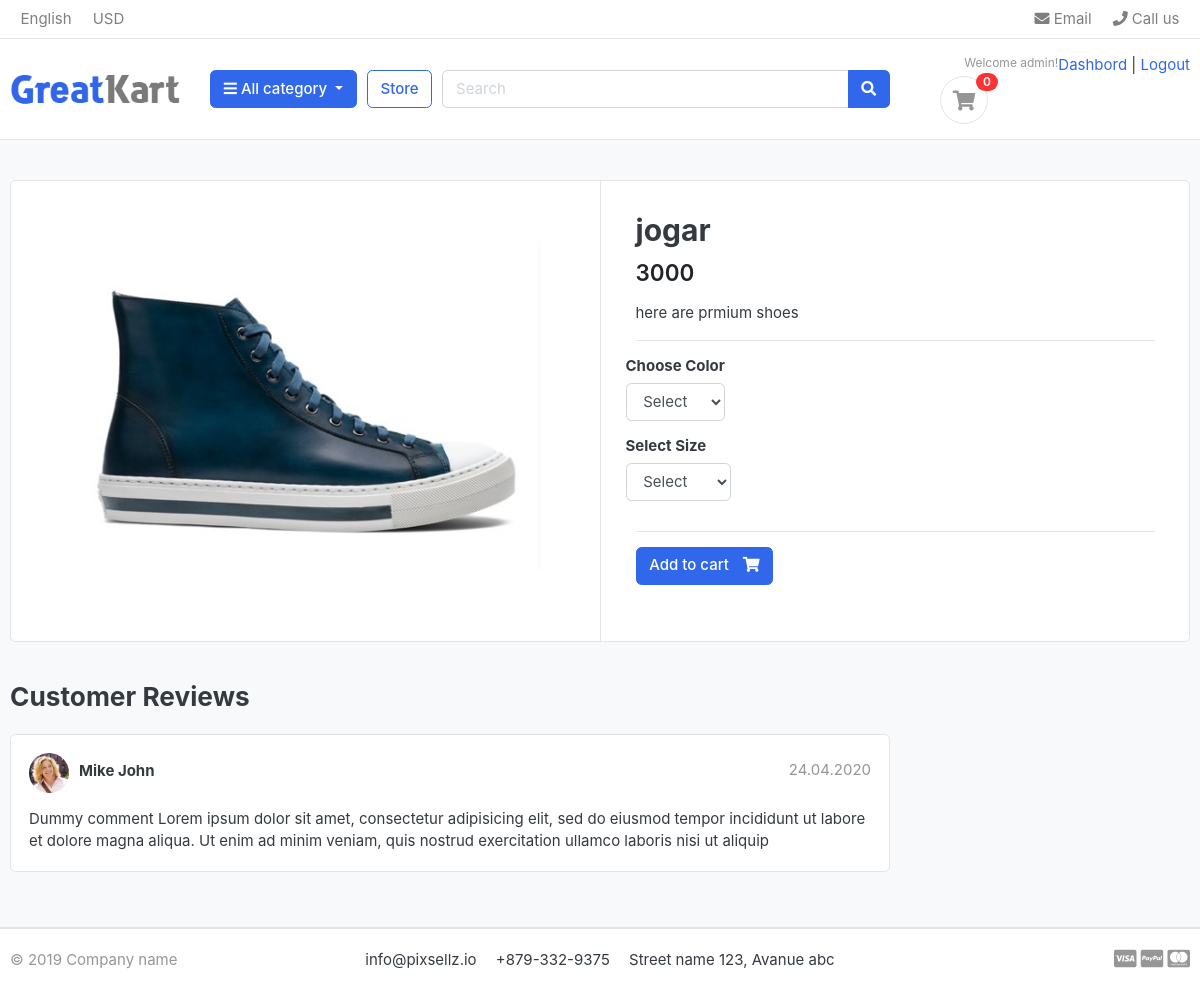
The page /store/category/shoes/jogar/ (signed in) on the database its author committed.
### accounts/models.py (models this page shows, shortened)
class Account(AbstractBaseUser):
    email = models.EmailField(unique=True)
    first_name = models.CharField(max_length=50)
    last_name = models.CharField(max_length=50)
    username = models.CharField(max_length=50, unique= True)
    Phone_Number = models.CharField(max_length=50)
    date_joined = models.DateTimeField(auto_now_add= True)
    last_login = models.DateTimeField(auto_now_add= True)
    is_admin = models.BooleanField(default=False)
    is_staff = models.BooleanField(default=False)
    is_active = models.BooleanField(default=False)
    is_superadmin = models.BooleanField(default=False)
    USERNAME_FIELD = 'email'
    REQUIRED_FIELDS = ['first_name', 'last_name', 'username']
    objects = MyAccountManager()

### store/models.py (models this page shows, shortened)
class Product(models.Model):
    product_name = models.CharField(max_length=200, unique= True)
    slug = models.SlugField(max_length=200, unique=True)
    description = models.TextField(max_length=1000, blank=True)
    price = models.IntegerField()
    images = models.ImageField(upload_to = 'photos/products')
    stock = models.IntegerField()
    is_available = models.BooleanField(default= True)
    category = models.ForeignKey(Category, on_delete=models.CASCADE)
    created_date = models.DateTimeField(auto_now_add=True)
    modified_date = models.DateTimeField(auto_now=True)

### store/views.py (the view)
# urls.py: path('category/<slug:category_slug>/<slug:product_slug>/', views.product_detail, name = 'product_detail'),
def product_detail(request, category_slug, product_slug):
    try:
        single_product = Product.objects.get(category__slug = category_slug, slug = product_slug)
        in_cart = CartItem.objects.filter(cart__cart_id = _cart_id(request), product = single_product).exists()
    except Exception as e:
        raise e
    context = {
        'single_product': single_product,
        'in_cart': in_cart,
    }
    return render(request, 'store/product_detail.html', context)

### carts/context_processors.py (called while the page is built)
def counter(request):
    cart_count = 0
    if 'admin' in request.path:
        return {}
    else:
        try:
            cart = Cart.objects.filter(cart_id=_cart_id(request))
            cart_items = CartItem.objects.all().filter(cart = cart[:1])
            for cart_item in cart_items:
                cart_count += cart_item.quantity
        except CartItem.DoesNotExist:
            cart_count = 0
    return dict(cart_count = cart_count)

### carts/views.py (called while the page is built)
def _cart_id(request):
    cart = request.session.session_key
    if not cart:
        cart = request.session.create()
    return cart

### category/context_processors.py (called while the page is built)
def menu_links(request):
    links = Category.objects.all()
    return dict(link = links)

### store/models.py (called while the page is built)
    def colors(self):
        return self.filter(variation_category='color', is_active=True)

    def sizes(self):
        return self.filter(variation_category='size', is_active=True)

### templates/store/product_detail.html (shortened to what this page needs)
{% extends 'base.html'%}
{% load static %}
{% block content %}
<section class="section-content padding-y bg">
    <div class="container">
    <div class="card">
        <div class="row no-gutters">
            <aside class="col-md-6">
    <article class="gallery-wrap">
        <div class="img-big-wrap">
          <a href="#">
            <img src="{{ single_product.images.url }}" alt="{{ single_product.product_name }}">
        </a>
                </div>
    </article>
            </aside>
            <main class="col-md-6 border-left">
    <form action="{% url 'add_cart' single_product.id %}" method = "POST">
    <article class="content-body">
    <h2 class="title">{{ single_product.product_name}}</h2>
    <div class="mb-3">
        <var class="price h4">{{ single_product.price}}</var>
    </div>
    <p>{{ single_product.description }}</p>
    <hr>
    <div class="row">
        <div class="item-option-select">
            <h6>Choose Color</h6>
            <select name="color" class="form-control" required>
                <option value="" disabled selected>Select</option>
            </select>
        </div>
    </div>
    <div class="row">
        <div class="item-option-select">
            <h6>Select Size</h6>
            <select name="size" class="form-control">
                <option value="" disabled selected>Select</option>
            </select>
        </div>
    </div>
        <hr>
        {% if single_product.stock <= 0 %}
        <h5 class="text-danger" >Out of stock</h5>
        {%else%}
        <button type="submit"  class="btn  btn-primary"> <span class="text">Add to cart</span> <i class="fas fa-shopping-cart"></i>  </button>
          {% endif %}
    </article>
  </form>
            </main>
        </div>
    </div>
    <br>
    <div class="row">
                <div class="col-md-9">
        <header class="section-heading">
            <h3>Customer Reviews </h3>
        </header>
        <article class="box mb-3">
            <div class="icontext w-100">
                <img src="{% static './images/avatars/avatar1.jpg'%}" class="img-xs icon rounded-circle">
                <div class="text">
                    <span class="date text-muted float-md-right">24.04.2020 </span>
                    <h6 class="mb-1">Mike John </h6>
                </div>
            </div>
            <div class="mt-3">
                <p>
                    Dummy comment Lorem ipsum dolor sit amet, consectetur adipisicing elit, sed do eiusmod
                    tempor incididunt ut labore et dolore magna aliqua. Ut enim ad minim veniam,
                    quis nostrud exercitation ullamco laboris nisi ut aliquip
                </p>
            </div>
        </article>
        </div>
    </div>
    </div>
    </section>
{% endblock %}

### templates/includes/navbar.html (shortened to what this page needs)
{%load static%}
<header class="section-header">
    <nav class="navbar p-md-0 navbar-expand-sm navbar-light border-bottom">
    <div class="container">
      <div class="collapse navbar-collapse" id="navbarTop4">
        <ul class="navbar-nav mr-auto">
            <li class="nav-item dropdown">
                 <a href="#" class="nav-link">   English </a>
            </li>
            <li class="nav-item dropdown">
                <a href="#" class="nav-link"> USD </a>
            </li>
        </ul>
        <ul class="navbar-nav">
            <li><a href="#" class="nav-link"> <i class="fa fa-envelope"></i> Email </a></li>
            <li><a href="#" class="nav-link"> <i class="fa fa-phone"></i> Call us </a></li>
        </ul>
      </div>
    </div>
    </nav>
    <section class="header-main border-bottom">
        <div class="container">
    <div class="row align-items-center">
        <div class="col-lg-2 col-md-3 col-6">
            <a href="{% url 'home'%}" class="brand-wrap">
                <img class="logo" src="{%static './images/logo.png'%}">
            </a>
        </div>
        <div class="col-lg col-sm col-md col-6 flex-grow-0">
            <div class="category-wrap dropdown d-inline-block float-right">
                <button type="button" class="btn btn-primary dropdown-toggle" data-toggle="dropdown">
                    <i class="fa fa-bars"></i> All category
                </button>
            </div>
        </div>
        <a href="{% url 'store'%}" class="btn btn-outline-primary">Store</a>
        <div class="col-lg  col-md-6 col-sm-12 col">
            <form action="{% url 'search'%}" class="search" method="GET">
                <div class="input-group w-100">
                    <input type="text" class="form-control" style="width:60%;" placeholder="Search" name="keyword">
                    <div class="input-group-append">
                      <button class="btn btn-primary" type="submit">
                        <i class="fa fa-search"></i>
                      </button>
                    </div>
                </div>
            </form>
        </div>
        <div class="col-lg-3 col-sm-6 col-8 order-2 order-lg-3">
                    <div class="d-flex justify-content-end mb-3 mb-lg-0">
                        {% if user.id is None %}
                        <div class="widget-header">
                            <small class="title text-muted">Welcome guest!</small>
                            <div>
                                <a href="{% url 'login' %}">Sign in</a> <span class="dark-transp"> | </span>
                                <a href="{% url 'register' %}"> Register</a>
                            </div>
                        </div>
                        {% else %}
                            <small class="title text-muted">Welcome {{user.first_name}}!</small>
                            <div>
                                <a href="{% url 'dashboard' %}">Dashbord</a> <span class="dark-transp"> | </span>
                                <a href="{% url 'logout' %}"> Logout </a>
                            </div>
                        </div>
                        {% endif %}
                        <a href="{% url 'cart' %}" class="widget-header pl-3 ml-3">
                            <div class="icon icon-sm rounded-circle border"><i class="fa fa-shopping-cart"></i></div>
                            <span class="badge badge-pill badge-danger notify">{{cart_count}}</span>
                        </a>
                    </div>
                </div>
    </div>
    </section>
    </header>

### static/css/ui.css (style rules this page uses)
html { font-family: "Inter", sans-serif; font-size: 15px; }
.content-body { flex: 1 1 auto; padding: 2rem 2.3rem; }
.icon-xs, .icon-sm, .icon-md, .icon-lg { display: inline-block; text-align: center; flex-shrink: 0; flex-grow: 0; }
.icon-sm { width: 48px; height: 48px; line-height: 48px !important; font-size: 20px; }
.img-xs, .img-sm, .img-md, .img-lg { -o-object-fit: cover; object-fit: cover; flex-shrink: 0; flex-grow: 0; }
.img-xs { width: 40px; height: 40px; }
.padding-y { padding-top: 40px; padding-bottom: 40px; }
var { font-style: normal; }
article:after, .form-group:after { display: block; clear: both; content: ""; }
.bg { background-color: #f8f9fa; }
.section-heading { margin-bottom: 20px; margin-top: 15px; }
p:last-child { margin-bottom: 0; }
.header-main { position: relative; padding-top: 1rem; padding-bottom: 1rem; }
.brand-wrap .logo, .navbar-brand .logo { margin-right: 7px; max-height: 42px; display: inline-block; }
.widget-header { display: inline-block; vertical-align: middle; position: relative; }
.widget-header i { color: #969696; }
.widget-header .notify { position: absolute; top: -3px; right: -10px; }
.btn .text + i { margin-left: 10px; }
.icontext { display: inline-flex; align-items: center; vertical-align: middle; }
.icontext .text { width: 100%; line-height: 1.2; }
.icontext .icon { position: relative; margin-right: 10px; flex-shrink: 0; flex-grow: 0; }
.notify { position: absolute; top: -4px; right: -10px; display: inline-block; padding: 0.25em 0.6em; font-size: 12px; line-height: 1; text-align: center; border-radius: 3rem; color: #fff; background-color: #fa3434; }
.price { font-weight: 600; color: #212529; }
.box { padding: 18px; background: #fff; border-radius: 0.37rem; border: 1px solid #e4e4e4; }
.box img { max-width: 100%; }
.gallery-wrap .img-big-wrap { margin-bottom: 10px; border-radius: 0.37rem; overflow: hidden; background-color: #fff; }
.gallery-wrap .img-big-wrap a { text-align: center; display: block; }
.gallery-wrap .img-big-wrap img { height: 450px; width: auto; display: inline-block; }
.item-option-select { margin-bottom: 1rem; display: inline-block; margin-right: 15px; }

### rows shown on the page
Account: first_name "admin"
Product: images (picture), product_name "jogar", price "3000", description "here are prmium shoes"

### other values the page prints
{{ cart_count }} "0"
